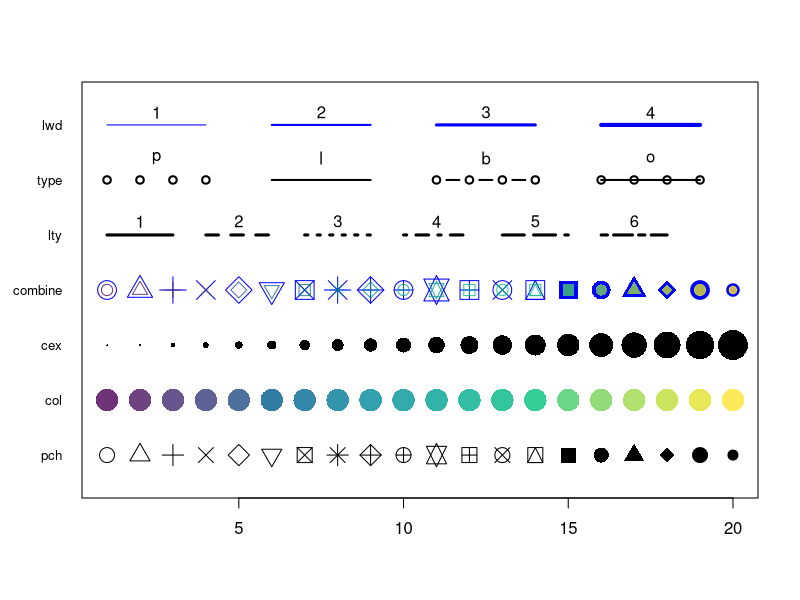

This figure's R source:
## ---- chunk 1
knitr::opts_chunk$set(echo = TRUE)
## ---- chunk 2
#num1 <- 0;
#num2 <- 0;
series <- 1:20
plot(0, 0, xlim=c(1,20) , ylim=c(0.5, 7.5), col="white" , yaxt="n" , ylab="" , xlab="")

# the rainbow() function gives a nice palette across all colors
# or use hcl.colors() to specify another palette
# use  hcl.pals() to get an overview of available pallettes
colors = hcl.colors(20, alpha = 0.8, palette = 'viridis')

#pch
points(series, rep(1, 20), pch = 1:20, cex = 2)
#col
points(series, rep(2, 20), col = colors, pch = 16, cex = 3)
#cex
points(series, rep(3, 20), col = "black" , pch = 16, cex = series * 0.2)

#overlay to create new symbol
points(series, rep(4, 20), pch = series, cex = 2.5, col = "blue")
points(series, rep(4, 20), pch = series, cex = 1.5, col = colors)
 
#lty
for (i in 1:6) {
    points(c(-2, 0) + (i * 3), c(5, 5), col = "black", lty = i, type = "l", lwd = 3)
    text((i * 3) - 1, 5.25 , i)
}
#type and lwd
for (i in 1:4) {
    #type
    points(c(-4, -3, -2, -1) + (i * 5), rep(6, 4),
           col = "black", type = c("p","l","b","o")[i], lwd=2)
    text((i * 5) - 2.5, 6.4 , c("p","l","b","o")[i] )
    #lwd
    points(c(-4, -3, -2, -1) + (i * 5), rep(7, 4), col = "blue", type = "l", lwd = i)
    text((i * 5) - 2.5, 7.23, i)
}
#add axis
axis(side = 2, at = c(1, 2, 3, 4, 5, 6, 7),
    labels = c("pch" , "col" , "cex" , "combine", "lty", "type" , "lwd" ),
    tick = FALSE, col = "black", las = 1, cex.axis = 0.8)
